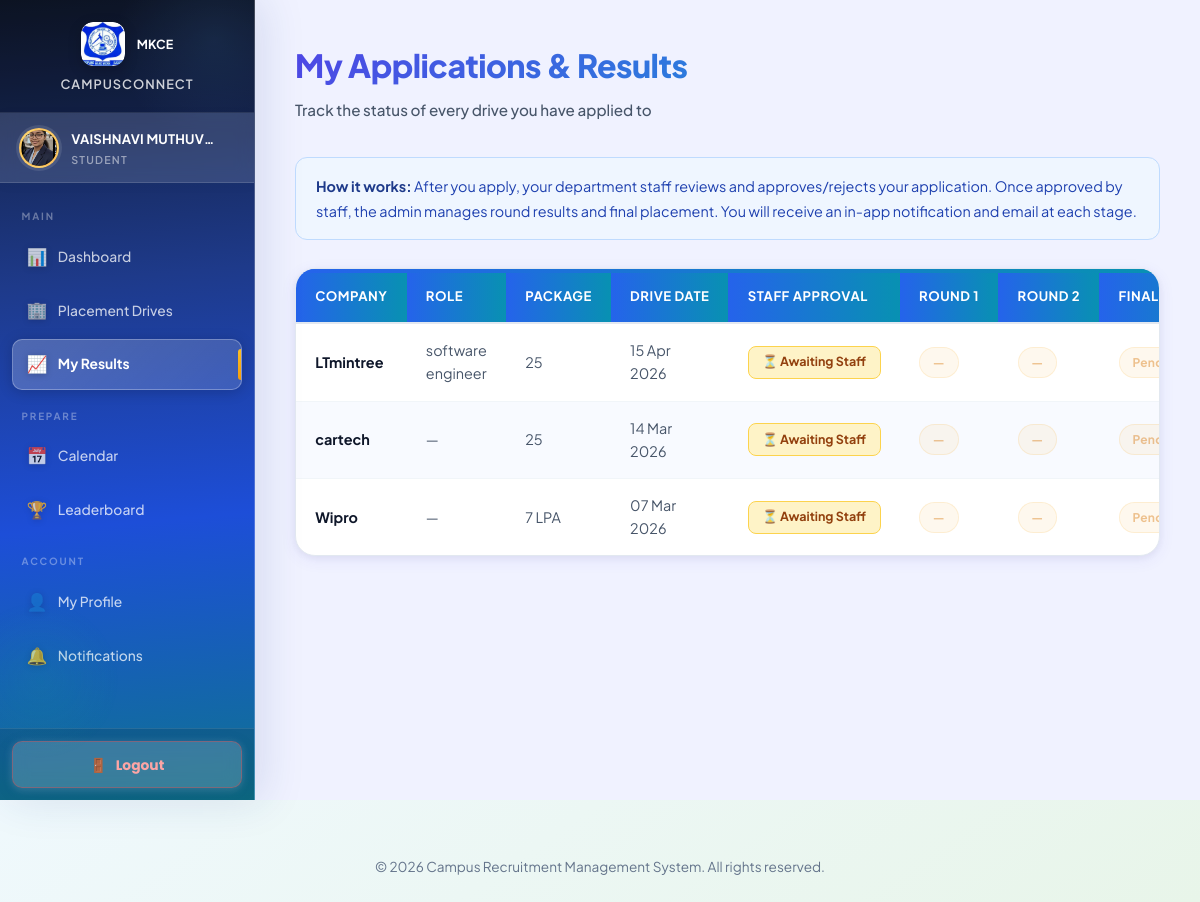
The page /student/results.php (signed in) on the database its author committed.
### tables this page shows
CREATE TABLE `students` (
  `student_id` int(11) NOT NULL,
  `name` varchar(100) NOT NULL,
  `reg_no` varchar(50) NOT NULL,
  `dept_id` int(11) NOT NULL,
  `cgpa` decimal(4,2) NOT NULL DEFAULT 0.00,
  `email` varchar(100) NOT NULL,
  `phone` varchar(20) DEFAULT NULL,
  `batch_year` int(11) DEFAULT NULL,
  `backlogs` int(11) DEFAULT 0,
  `cleared_backlogs` int(11) DEFAULT 0,
  `dob` date DEFAULT NULL,
  `address` text DEFAULT NULL,
  `father_name` varchar(255) DEFAULT NULL,
  `mother_name` varchar(255) DEFAULT NULL,
  `mentor_name` varchar(255) DEFAULT NULL,
  `class_advisor_name` varchar(255) DEFAULT NULL,
  `father_phone` varchar(20) DEFAULT NULL,
  `mother_phone` varchar(20) DEFAULT NULL,
  `current_semester` int(11) DEFAULT 1,
  `skill_category` varchar(32) DEFAULT NULL,
  `tenth_percentage` decimal(5,2) DEFAULT NULL,
  `twelfth_percentage` decimal(5,2) DEFAULT NULL,
  `school_name` varchar(255) DEFAULT NULL,
  `mother_occupation` varchar(255) DEFAULT NULL,
  `father_occupation` varchar(255) DEFAULT NULL,
  `parents_phone` varchar(20) DEFAULT NULL,
  `github_link` varchar(255) DEFAULT NULL,
  `linkedin_link` varchar(255) DEFAULT NULL,
  `hackerrank_score` int(11) DEFAULT NULL,
  `cgpa_sem8` decimal(4,2) DEFAULT NULL,
  `cgpa_sem7` decimal(4,2) DEFAULT NULL,
  `cgpa_sem6` decimal(4,2) DEFAULT NULL,
  `cgpa_sem5` decimal(4,2) DEFAULT NULL,
  `cgpa_sem4` decimal(4,2) DEFAULT NULL,
  `cgpa_sem3` decimal(4,2) DEFAULT NULL,
  `cgpa_sem2` decimal(4,2) DEFAULT NULL,
  `cgpa_sem1` decimal(4,2) DEFAULT NULL,
  `password` varchar(255) NOT NULL,
  `resume` varchar(255) DEFAULT NULL,
  `profile_pic` varchar(255) DEFAULT NULL,
  `verification_status` enum('pending','approved','rejected') NOT NULL DEFAULT 'pending',
  `created_at` timestamp NOT NULL DEFAULT current_timestamp()
);

CREATE TABLE `applications` (
  `application_id` int(11) NOT NULL,
  `student_id` int(11) NOT NULL,
  `drive_id` int(11) NOT NULL,
  `round1_status` enum('pending','pass','fail') NOT NULL DEFAULT 'pending',
  `round2_status` enum('pending','pass','fail') NOT NULL DEFAULT 'pending',
  `final_status` enum('pending','selected','rejected') NOT NULL DEFAULT 'pending',
  `staff_approval` enum('pending','approved','rejected') NOT NULL DEFAULT 'pending',
  `applied_at` timestamp NOT NULL DEFAULT current_timestamp()
);

CREATE TABLE `companies` (
  `company_id` int(11) NOT NULL,
  `company_name` varchar(150) NOT NULL,
  `package` varchar(50) NOT NULL,
  `description` text DEFAULT NULL,
  `skill_category` varchar(32) DEFAULT NULL,
  `location` varchar(255) DEFAULT NULL,
  `founded` year(4) DEFAULT NULL,
  `ceo` varchar(255) DEFAULT NULL,
  `branches` text DEFAULT NULL,
  `skills` text DEFAULT NULL
);

CREATE TABLE `drives` (
  `drive_id` int(11) NOT NULL,
  `company_id` int(11) NOT NULL,
  `min_cgpa` decimal(4,2) NOT NULL DEFAULT 6.00,
  `role` varchar(255) DEFAULT NULL,
  `drive_date` date NOT NULL,
  `last_date` date DEFAULT NULL,
  `status` enum('upcoming','ongoing','completed') NOT NULL DEFAULT 'upcoming',
  `created_at` timestamp NOT NULL DEFAULT current_timestamp(),
  `min_tenth` decimal(5,2) DEFAULT NULL,
  `min_twelfth` decimal(5,2) DEFAULT NULL
);

### student/results.php (the view, shortened to what this page needs)
<?php
require_once '../config/db.php';
$student_id = $_SESSION['user_id'];
$stmt = $conn->prepare("
    SELECT a.application_id, a.applied_at, a.staff_approval,
           a.round1_status, a.round2_status, a.final_status,
           c.company_name, c.package,
           dr.drive_date, dr.role, dr.status AS drive_status
    FROM applications a
    JOIN drives dr     ON a.drive_id    = dr.drive_id
    JOIN companies c   ON dr.company_id = c.company_id
    WHERE a.student_id = ?
    ORDER BY a.applied_at DESC
");
$stmt->execute([$student_id]);
$applications = $stmt->fetchAll();
$showNav     = true;
$currentPage = 'results';
include '../includes/header.php';
?>
<div class="main-content-wrapper">
<div class="results-page">
<div class="results-container">
<div class="results-header">
  <h1>My Applications &amp; Results</h1>
  <p>Track the status of every drive you have applied to</p>
</div>
<div class="flow-info">
  <strong>How it works:</strong>
  After you apply, your department staff reviews and approves/rejects your application.
  Once approved by staff, the admin manages round results and final placement.
  You will receive an in-app notification and email at each stage.
</div>
<?php if (count($applications) === 0): ?>
  <div class="empty-state">
    <p style="font-size:2rem;margin-bottom:0.5rem;">📋</p>
    <p>You haven't applied to any drives yet.</p>
    <p><a href="drives.php" style="color:#2563eb;font-weight:700;">Browse eligible drives →</a></p>
  </div>
<?php else: ?>
<div class="results-table-card">
  <table>
    <thead>
      <tr>
        <th>Company</th>
        <th>Role</th>
        <th>Package</th>
        <th>Drive Date</th>
        <th>Staff Approval</th>
        <th>Round 1</th>
        <th>Round 2</th>
        <th>Final Result</th>
      </tr>
    </thead>
    <tbody>
      <?php foreach ($applications as $app):
        $staffApproval = $app['staff_approval'];
        $approved      = ($staffApproval === 'approved');
        $staffRejected = ($staffApproval === 'rejected');
      ?>
      <tr>
        <td><strong style="color:#0f172a;"><?= htmlspecialchars($app['company_name']) ?></strong></td>
        <td><?= htmlspecialchars($app['role'] ?? '—') ?></td>
        <td><?= htmlspecialchars($app['package']) ?></td>
        <td><?= date('d M Y', strtotime($app['drive_date'])) ?></td>
        <td>
          <?php if ($staffApproval === 'pending'): ?>
            <span class="approval-pending">⏳ Awaiting Staff</span>
          <?php elseif ($staffApproval === 'approved'): ?>
            <span class="approval-approved">✅ Staff Approved</span>
          <?php else: ?>
            <span class="approval-rejected">❌ Staff Rejected</span>
          <?php endif; ?>
        </td>
        <td>
          <?php if (!$approved && !$staffRejected): ?>
            <span class="badge-pill badge-pending" style="opacity:0.45;">—</span>
          <?php else: ?>
            <span class="badge-pill badge-<?= $app['round1_status'] === 'pass' ? 'pass' : ($app['round1_status'] === 'fail' ? 'fail' : 'pending') ?>">
              <?= strtoupper($app['round1_status']) ?>
            </span>
          <?php endif; ?>
        </td>
        <td>
          <?php if (!$approved && !$staffRejected): ?>
            <span class="badge-pill badge-pending" style="opacity:0.45;">—</span>
          <?php else: ?>
            <span class="badge-pill badge-<?= $app['round2_status'] === 'pass' ? 'pass' : ($app['round2_status'] === 'fail' ? 'fail' : 'pending') ?>">
              <?= strtoupper($app['round2_status']) ?>
            </span>
          <?php endif; ?>
        </td>
        <td>
          <?php if ($staffRejected): ?>
            <span class="badge-pill badge-rejected">❌ Not Forwarded</span>
          <?php elseif (!$approved): ?>
            <span class="badge-pill badge-pending" style="opacity:0.45;">Pending</span>
          <?php endif; ?>
        </td>
      </tr>
      <?php endforeach; ?>
    </tbody>
  </table>
</div>
<?php endif; ?>
</div>
</div>
</div>
<?php include '../includes/footer.php'; ?>

### includes/header.php (shortened to what this page needs)
<?php if (session_status() === PHP_SESSION_NONE) session_start();
$_profilePic = null;
if (isset($_SESSION['role']) && isset($_SESSION['user_id'])) {
    try {
        if ($_SESSION['role'] === 'student') {
            $stmt = $conn->prepare("SELECT profile_pic FROM students WHERE student_id = ?");
            $stmt->execute([$_SESSION['user_id']]);
            $_profilePic = $stmt->fetchColumn();
        } elseif ($_SESSION['role'] === 'staff') {
            $stmt = $conn->prepare("SELECT profile_pic FROM department_staff WHERE staff_id = ?");
            $stmt->execute([$_SESSION['user_id']]);
            $_profilePic = $stmt->fetchColumn();
        } elseif ($_SESSION['role'] === 'admin') {
            $stmt = $conn->prepare("SELECT profile_pic FROM placement_admin WHERE admin_id = ?");
            $stmt->execute([$_SESSION['user_id']]);
            $_profilePic = $stmt->fetchColumn();
        }
    } catch (Exception $e) {
        $_profilePic = null;
    }
}
$_module = isset($_SESSION['role']) ? $_SESSION['role'] . '-module' : '';
?>
<!DOCTYPE html>
<html lang="en">
<head>
    <link rel="stylesheet" href="/campuss/css/style.css">
    <link rel="stylesheet" href="/campuss/css/modern-design.css">
    <link rel="stylesheet" href="/campuss/css/sidebar-fix.css">
    <link rel="stylesheet" href="/campuss/css/all-modules.css">
    <link rel="stylesheet" href="/campuss/css/admin-dashboard.css">
    <link rel="stylesheet" href="/campuss/css/campus-redesign.css">
    <link rel="stylesheet" href="/campuss/css/layout-fix.css">
</head>
<body class="<?= $_module ?>">
<?php if (isset($showNav) && $showNav): ?>
<aside class="sidebar" id="mainSidebar">
    <div class="sidebar-header">
        <a class="logo-box" href="/campuss/">
            <div class="logo-row">
                <div class="logo-icon glitter-roll">
                    <img src="/campuss/uploads/MKCE-Logo.jpg" alt="MKCE Logo" style="width: 40px; height: 40px; border: none;">
                </div>
                <div class="logo-name">MKCE</div>
            </div>
            <div class="logo-subtitle">CampusConnect</div>
        </a>
    </div>
    <?php if (isset($_SESSION['role'])): ?>
    <div class="sidebar-user">
        <div class="sidebar-avatar">
            <?php if ($_profilePic): ?>
                <img src="/campuss/uploads/profiles/<?= htmlspecialchars($_profilePic) ?>"
                     alt="Profile">
            <?php else: ?>
                👤
            <?php endif; ?>
        </div>
        <div class="sidebar-user-info">
            <div class="sidebar-user-name">
                <?= htmlspecialchars($_SESSION['name'] ?? 'User') ?>
            </div>
            <div class="sidebar-user-role">
                <?= ucfirst($_SESSION['role'] ?? '') ?>
            </div>
        </div>
    </div>
    <?php endif; ?>
    <nav class="sidebar-nav">
        <?php if (isset($_SESSION['role']) && $_SESSION['role'] === 'student'): ?>
            <div class="nav-section-label">Main</div>
            <a href="/campuss/student/dashboard.php"
               class="nav-item <?= ($currentPage ?? '') === 'dashboard' ? 'active' : '' ?>">
                <span class="nav-icon">📊</span>
                <span class="nav-text">Dashboard</span>
            </a>
            <a href="/campuss/student/drives.php"
               class="nav-item <?= ($currentPage ?? '') === 'drives' ? 'active' : '' ?>">
                <span class="nav-icon">🏢</span>
                <span class="nav-text">Placement Drives</span>
            </a>
            <a href="/campuss/student/results.php"
               class="nav-item <?= ($currentPage ?? '') === 'results' ? 'active' : '' ?>">
                <span class="nav-icon">📈</span>
                <span class="nav-text">My Results</span>
            </a>
            <div class="nav-section-label">Prepare</div>
            <a href="/campuss/student/calendar.php"
               class="nav-item <?= ($currentPage ?? '') === 'calendar' ? 'active' : '' ?>">
                <span class="nav-icon">📅</span>
                <span class="nav-text">Calendar</span>
            </a>
            <a href="/campuss/leaderboard.php"
               class="nav-item <?= ($currentPage ?? '') === 'leaderboard' ? 'active' : '' ?>">
                <span class="nav-icon">🏆</span>
                <span class="nav-text">Leaderboard</span>
            </a>
            <div class="nav-section-label">Account</div>
            <a href="/campuss/student/profile.php"
               class="nav-item <?= ($currentPage ?? '') === 'profile' ? 'active' : '' ?>">
                <span class="nav-icon">👤</span>
                <span class="nav-text">My Profile</span>
            </a>
            <a href="/campuss/student/notifications.php"
               class="nav-item <?= ($currentPage ?? '') === 'notifications' ? 'active' : '' ?>">
                <span class="nav-icon">🔔</span>
                <span class="nav-text">Notifications</span>
            </a>
        <?php endif; ?>
    </nav>
    <div class="sidebar-footer">
        <a href="/campuss/logout.php" class="logout-btn">
            <span>🚪</span> Logout
        </a>
    </div>
</aside>
<?php endif; ?>

### rows shown on the page
students: profile_pic (picture)
applications: companies.company_name "LTmintree", drive.role "software engineer", companies.package "25", drive.drive_date "15 Apr 2026", staff_approval "⏳ Awaiting Staff"
applications: companies.company_name "cartech", drive.role "—", companies.package "25", drive.drive_date "14 Mar 2026", staff_approval "⏳ Awaiting Staff"
applications: companies.company_name "Wipro", drive.role "—", companies.package "7 LPA", drive.drive_date "07 Mar 2026", staff_approval "⏳ Awaiting Staff"

### other values the page prints
$_SESSION['name'] "VAISHNAVI MUTHUVEL"
$_SESSION['role'] "STUDENT"
